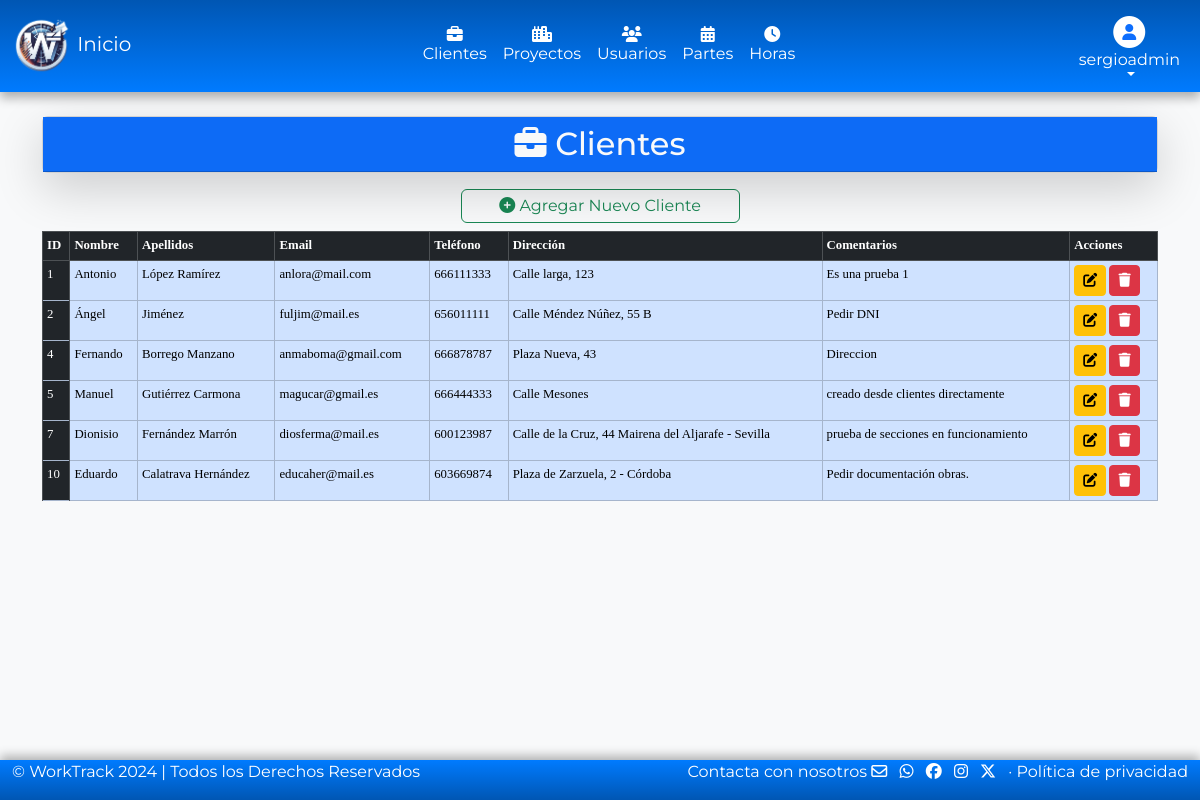
The app's page /models/clientes/clientes.php (signed in) with its own data.
### tables this page shows
CREATE TABLE `clientes` (
  `idCliente` int(11) NOT NULL,
  `nombre` varchar(100) DEFAULT NULL,
  `apellidos` varchar(100) DEFAULT NULL,
  `email` varchar(100) DEFAULT NULL,
  `telefono` varchar(9) DEFAULT NULL,
  `direccion` varchar(255) DEFAULT NULL,
  `comentarios` text DEFAULT NULL
);

### models/clientes/clientes.php (the view, shortened to what this page needs)
<?php
require '../../config/conexion.php';
try {
    $consultaCliente = $conexionbd->prepare("SELECT * FROM clientes");
    $consultaCliente->execute();
} catch (PDOException $e) {
    die("Error en la consulta: " . $e->getMessage());
}
?>
<!DOCTYPE html>
<html lang="es">
<head>
    <link rel="stylesheet" href="../../assets/css/bootstrap.min.css">
    <link rel="stylesheet" href="../../assets/css/all.min.css">
</head>
<header>
    <?php
    if ($_SESSION['rol'] == 1) {
        require_once('../headerAdmin.php');
    } elseif ($_SESSION['rol'] == 2) {
        require_once('../headerUser.php');
    }
    ?>
</header>
<body>
    <div class="container py-4">
        <div class="card mb-3 shadow-lg">
            <span class="placeholder-wave col-12 placeholder-lg bg-primary">
                <h2 class="card-header text-center text-light"><i class="fa-solid fa-briefcase"></i> Clientes</h2>
            </span>
        </div>
        <div class="d-grid col-3 mx-auto">
            <?php if ($_SESSION['rol'] == 1) : ?>
                <a href="#" class="btn btn-outline-success p-1" data-bs-toggle="modal" data-bs-target="#nuevoClienteModal"><i class="fa-solid fa-circle-plus"></i> Agregar Nuevo Cliente</a>
            <?php else : ?>
                <button class='btn btn-outline-success p-1' onclick="alert('No tienes permisos, contacta con el administrador.'); return false;"><i class='fa-solid fa-circle-plus'></i> Agregar Nuevo Cliente</button>
            <?php endif; ?>
        </div>
        <div class="table-responsive-sm">
            <table class="table table-sm table-hover table-bordered mt-2" style="font-size: 0.8em;">
                <thead class="table-dark">
                    <tr>
                        <th>ID</th>
                        <th>Nombre</th>
                        <th>Apellidos</th>
                        <th>Email</th>
                        <th>Teléfono</th>
                        <th>Dirección</th>
                        <th>Comentarios</th>
                        <th>Acciones</th>
                    </tr>
                </thead>
                <tbody class="table-primary">
                    <?php while ($registro = $consultaCliente->fetch(PDO::FETCH_ASSOC)) : ?>
                        <tr>
                            <td class="table-dark"><?= htmlspecialchars($registro['idCliente']); ?></td>
                            <td><?= htmlspecialchars($registro['nombre']); ?></td>
                            <td><?= htmlspecialchars($registro['apellidos']); ?></td>
                            <td><?= htmlspecialchars($registro['email']); ?></td>
                            <td><?= htmlspecialchars($registro['telefono']); ?></td>
                            <td><?= htmlspecialchars($registro['direccion']); ?></td>
                            <td><?= htmlspecialchars($registro['comentarios']); ?></td>
                            <td>
                                <?php if ($_SESSION['rol'] == 1) : ?>
                                    <a href="#" class='btn btn-sm btn-warning' data-bs-toggle='modal' data-bs-target='#editarClienteModal' data-bs-id='<?= htmlspecialchars($registro['idCliente']); ?>'><i class='fa-solid fa-pen-to-square'></i></a>
                                    <a href="#" class='btn btn-sm btn-danger' data-bs-toggle='modal' data-bs-target='#eliminarClienteModal' data-bs-id='<?= htmlspecialchars($registro['idCliente']); ?>'><i class='fa-solid fa-trash'></i> </a>
                                <?php endif; ?>
                            </td>
                        </tr>
                    <?php endwhile; ?>
                </tbody>
            </table>
        </div>
    </div>
    <footer>
        <?php
        require_once('../footer.php');
        ?>
    </footer>
</body>
</html>

### models/headerAdmin.php (style rules this page uses)
body { font-family: 'Montserrat'; background-color: #f8f9fa; }
.table { font-family: 'Lucida Sans'; }

### records on screen
clientes: idCliente "1", nombre "Antonio", apellidos "López Ramírez", email "anlora@mail.com", telefono "666111333", direccion "Calle larga, 123", comentarios "Es una prueba 1"
clientes: idCliente "2", nombre "Ángel", apellidos "Jiménez", email "fuljim@mail.es", telefono "656011111", direccion "Calle Méndez Núñez, 55 B", comentarios "Pedir DNI"
clientes: idCliente "4", nombre "Fernando", apellidos "Borrego Manzano", email "anmaboma@gmail.com", telefono "666878787", direccion "Plaza Nueva, 43", comentarios "Direccion"
clientes: idCliente "5", nombre "Manuel", apellidos "Gutiérrez Carmona", email "magucar@gmail.es", telefono "666444333", direccion "Calle Mesones", comentarios "creado desde clientes directamente"
clientes: idCliente "7", nombre "Dionisio", apellidos "Fernández Marrón", email "diosferma@mail.es", telefono "600123987", direccion "Calle de la Cruz, 44 Mairena del Aljarafe - Sevilla", comentarios "prueba de secciones en funcionamiento"
clientes: idCliente "10", nombre "Eduardo", apellidos "Calatrava Hernández", email "educaher@mail.es", telefono "603669874", direccion "Plaza de Zarzuela, 2 - Córdoba", comentarios "Pedir documentación obras."

### other values on screen
$_SESSION['usuario'] "sergioadmin"
